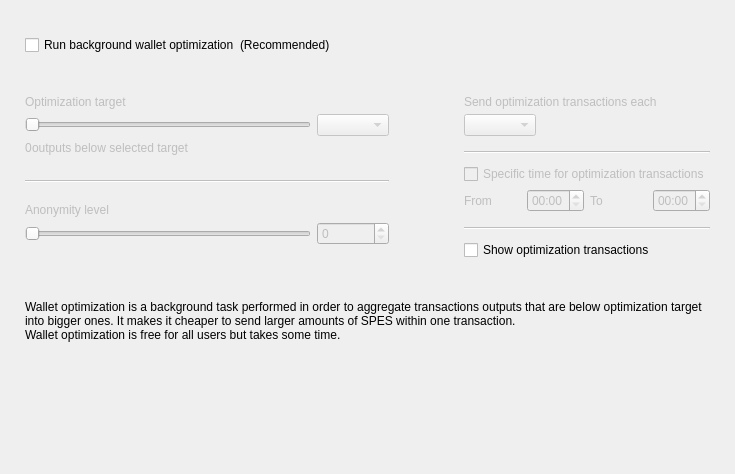
<?xml version="1.0" encoding="UTF-8"?>
<ui version="4.0">
 <class>OptimizationOptionsFrame</class>
 <widget class="QFrame" name="OptimizationOptionsFrame">
  <property name="geometry">
   <rect>
    <x>0</x>
    <y>0</y>
    <width>735</width>
    <height>474</height>
   </rect>
  </property>
  <property name="windowTitle">
   <string>Frame</string>
  </property>
  <property name="frameShape">
   <enum>QFrame::NoFrame</enum>
  </property>
  <property name="frameShadow">
   <enum>QFrame::Raised</enum>
  </property>
  <layout class="QVBoxLayout" name="verticalLayout">
   <property name="spacing">
    <number>0</number>
   </property>
   <property name="leftMargin">
    <number>25</number>
   </property>
   <property name="topMargin">
    <number>35</number>
   </property>
   <property name="rightMargin">
    <number>25</number>
   </property>
   <property name="bottomMargin">
    <number>0</number>
   </property>
   <item>
    <layout class="QHBoxLayout" name="horizontalLayout_2">
     <item>
      <widget class="QCheckBox" name="m_enableOptimizationCheck">
       <property name="text">
        <string>Run background wallet optimization</string>
       </property>
      </widget>
     </item>
     <item>
      <widget class="WalletGui::WalletNormalGrayTextLabel" name="label_8">
       <property name="text">
        <string>(Recommended)</string>
       </property>
      </widget>
     </item>
     <item>
      <spacer name="horizontalSpacer">
       <property name="orientation">
        <enum>Qt::Horizontal</enum>
       </property>
       <property name="sizeHint" stdset="0">
        <size>
         <width>40</width>
         <height>20</height>
        </size>
       </property>
      </spacer>
     </item>
    </layout>
   </item>
   <item>
    <spacer name="verticalSpacer_2">
     <property name="orientation">
      <enum>Qt::Vertical</enum>
     </property>
     <property name="sizeType">
      <enum>QSizePolicy::Fixed</enum>
     </property>
     <property name="sizeHint" stdset="0">
      <size>
       <width>20</width>
       <height>40</height>
      </size>
     </property>
    </spacer>
   </item>
   <item>
    <widget class="QWidget" name="m_optimizationOptionsWidget" native="true">
     <property name="enabled">
      <bool>true</bool>
     </property>
     <layout class="QHBoxLayout" name="horizontalLayout">
      <property name="spacing">
       <number>75</number>
      </property>
      <property name="leftMargin">
       <number>0</number>
      </property>
      <property name="topMargin">
       <number>0</number>
      </property>
      <property name="rightMargin">
       <number>0</number>
      </property>
      <property name="bottomMargin">
       <number>0</number>
      </property>
      <item alignment="Qt::AlignTop">
       <widget class="QWidget" name="widget1" native="true">
        <property name="enabled">
         <bool>false</bool>
        </property>
        <layout class="QGridLayout" name="gridLayout" columnstretch="50,0,0,0">
         <property name="leftMargin">
          <number>0</number>
         </property>
         <property name="topMargin">
          <number>0</number>
         </property>
         <property name="rightMargin">
          <number>0</number>
         </property>
         <property name="bottomMargin">
          <number>0</number>
         </property>
         <property name="verticalSpacing">
          <number>5</number>
         </property>
         <item row="0" column="0" colspan="4">
          <widget class="WalletGui::WalletNormalBlackTextLabel" name="label_5">
           <property name="text">
            <string>Optimization target</string>
           </property>
           <property name="indent">
            <number>0</number>
           </property>
          </widget>
         </item>
         <item row="4" column="0" colspan="4">
          <spacer name="verticalSpacer_3">
           <property name="orientation">
            <enum>Qt::Vertical</enum>
           </property>
           <property name="sizeType">
            <enum>QSizePolicy::Fixed</enum>
           </property>
           <property name="sizeHint" stdset="0">
            <size>
             <width>20</width>
             <height>20</height>
            </size>
           </property>
          </spacer>
         </item>
         <item row="1" column="0" colspan="3">
          <widget class="QSlider" name="m_thresholdSlider">
           <property name="maximum">
            <number>6</number>
           </property>
           <property name="pageStep">
            <number>1</number>
           </property>
           <property name="orientation">
            <enum>Qt::Horizontal</enum>
           </property>
          </widget>
         </item>
         <item row="1" column="3">
          <widget class="QComboBox" name="m_thresholdCombo"/>
         </item>
         <item row="5" column="0" colspan="4">
          <widget class="Line" name="line">
           <property name="orientation">
            <enum>Qt::Horizontal</enum>
           </property>
          </widget>
         </item>
         <item row="6" column="0" colspan="4">
          <spacer name="verticalSpacer_4">
           <property name="orientation">
            <enum>Qt::Vertical</enum>
           </property>
           <property name="sizeType">
            <enum>QSizePolicy::Fixed</enum>
           </property>
           <property name="sizeHint" stdset="0">
            <size>
             <width>20</width>
             <height>15</height>
            </size>
           </property>
          </spacer>
         </item>
         <item row="8" column="3">
          <widget class="QSpinBox" name="m_mixinSpin">
           <property name="buttonSymbols">
            <enum>QAbstractSpinBox::UpDownArrows</enum>
           </property>
          </widget>
         </item>
         <item row="7" column="0" colspan="4">
          <widget class="WalletGui::WalletNormalBlackTextLabel" name="label_7">
           <property name="text">
            <string>Anonymity level</string>
           </property>
           <property name="indent">
            <number>0</number>
           </property>
          </widget>
         </item>
         <item row="8" column="0" colspan="3">
          <widget class="QSlider" name="m_mixinSlider">
           <property name="pageStep">
            <number>1</number>
           </property>
           <property name="orientation">
            <enum>Qt::Horizontal</enum>
           </property>
          </widget>
         </item>
         <item row="2" column="0" colspan="4">
          <spacer name="verticalSpacer_12">
           <property name="orientation">
            <enum>Qt::Vertical</enum>
           </property>
           <property name="sizeType">
            <enum>QSizePolicy::Fixed</enum>
           </property>
           <property name="sizeHint" stdset="0">
            <size>
             <width>20</width>
             <height>0</height>
            </size>
           </property>
          </spacer>
         </item>
         <item row="3" column="0" colspan="4">
          <layout class="QHBoxLayout" name="horizontalLayout_3" stretch="0,1">
           <item>
            <widget class="QLabel" name="m_nonOptimizedOutputsLabel">
             <property name="text">
              <string>0</string>
             </property>
            </widget>
           </item>
           <item>
            <widget class="WalletGui::WalletNormalBlackTextLabel" name="m_nonOptimizedOutputsTextLabel">
             <property name="text">
              <string>outputs below selected target</string>
             </property>
            </widget>
           </item>
          </layout>
         </item>
        </layout>
       </widget>
      </item>
      <item>
       <layout class="QVBoxLayout" name="verticalLayout_3">
        <property name="spacing">
         <number>10</number>
        </property>
        <property name="rightMargin">
         <number>0</number>
        </property>
        <property name="bottomMargin">
         <number>0</number>
        </property>
        <item>
         <widget class="QWidget" name="widget2" native="true">
          <property name="enabled">
           <bool>false</bool>
          </property>
          <layout class="QGridLayout" name="gridLayout_2" columnstretch="0,0,0,0">
           <property name="leftMargin">
            <number>0</number>
           </property>
           <property name="topMargin">
            <number>0</number>
           </property>
           <property name="rightMargin">
            <number>0</number>
           </property>
           <property name="bottomMargin">
            <number>0</number>
           </property>
           <property name="verticalSpacing">
            <number>5</number>
           </property>
           <item row="2" column="0" colspan="2" alignment="Qt::AlignLeft">
            <widget class="QComboBox" name="m_periodCombo"/>
           </item>
           <item row="8" column="0">
            <widget class="WalletGui::WalletNormalBlackTextLabel" name="label_2">
             <property name="text">
              <string>From</string>
             </property>
            </widget>
           </item>
           <item row="8" column="1">
            <widget class="QTimeEdit" name="m_startTimeEdit">
             <property name="enabled">
              <bool>false</bool>
             </property>
             <property name="displayFormat">
              <string>HH:mm</string>
             </property>
            </widget>
           </item>
           <item row="8" column="2">
            <widget class="WalletGui::WalletNormalBlackTextLabel" name="label_3">
             <property name="text">
              <string>To</string>
             </property>
            </widget>
           </item>
           <item row="8" column="3">
            <widget class="QTimeEdit" name="m_stopTimeEdit">
             <property name="enabled">
              <bool>false</bool>
             </property>
             <property name="displayFormat">
              <string>HH:mm</string>
             </property>
            </widget>
           </item>
           <item row="6" column="0" colspan="4">
            <widget class="QCheckBox" name="m_optimizationTimeCheck">
             <property name="text">
              <string>Specific time for optimization transactions</string>
             </property>
            </widget>
           </item>
           <item row="4" column="0" colspan="4">
            <widget class="Line" name="line_2">
             <property name="orientation">
              <enum>Qt::Horizontal</enum>
             </property>
            </widget>
           </item>
           <item row="0" column="0" colspan="4">
            <widget class="WalletGui::WalletNormalBlackTextLabel" name="label_4">
             <property name="text">
              <string>Send optimization transactions each</string>
             </property>
             <property name="indent">
              <number>0</number>
             </property>
            </widget>
           </item>
           <item row="7" column="0" colspan="4">
            <spacer name="verticalSpacer_8">
             <property name="orientation">
              <enum>Qt::Vertical</enum>
             </property>
             <property name="sizeType">
              <enum>QSizePolicy::Fixed</enum>
             </property>
             <property name="sizeHint" stdset="0">
              <size>
               <width>20</width>
               <height>0</height>
              </size>
             </property>
            </spacer>
           </item>
           <item row="3" column="0" colspan="4">
            <spacer name="verticalSpacer_6">
             <property name="orientation">
              <enum>Qt::Vertical</enum>
             </property>
             <property name="sizeType">
              <enum>QSizePolicy::Fixed</enum>
             </property>
             <property name="sizeHint" stdset="0">
              <size>
               <width>20</width>
               <height>10</height>
              </size>
             </property>
            </spacer>
           </item>
           <item row="10" column="0" colspan="4">
            <widget class="Line" name="line_3">
             <property name="orientation">
              <enum>Qt::Horizontal</enum>
             </property>
            </widget>
           </item>
           <item row="1" column="0" colspan="4">
            <spacer name="verticalSpacer_5">
             <property name="orientation">
              <enum>Qt::Vertical</enum>
             </property>
             <property name="sizeType">
              <enum>QSizePolicy::Fixed</enum>
             </property>
             <property name="sizeHint" stdset="0">
              <size>
               <width>20</width>
               <height>0</height>
              </size>
             </property>
            </spacer>
           </item>
           <item row="5" column="0" colspan="4">
            <spacer name="verticalSpacer_7">
             <property name="orientation">
              <enum>Qt::Vertical</enum>
             </property>
             <property name="sizeType">
              <enum>QSizePolicy::Fixed</enum>
             </property>
             <property name="sizeHint" stdset="0">
              <size>
               <width>20</width>
               <height>5</height>
              </size>
             </property>
            </spacer>
           </item>
           <item row="9" column="0" colspan="4">
            <spacer name="verticalSpacer_10">
             <property name="orientation">
              <enum>Qt::Vertical</enum>
             </property>
             <property name="sizeType">
              <enum>QSizePolicy::Fixed</enum>
             </property>
             <property name="sizeHint" stdset="0">
              <size>
               <width>20</width>
               <height>10</height>
              </size>
             </property>
            </spacer>
           </item>
          </layout>
         </widget>
        </item>
        <item>
         <widget class="QCheckBox" name="m_showFusionTransactionsCheck">
          <property name="enabled">
           <bool>true</bool>
          </property>
          <property name="text">
           <string>Show optimization transactions</string>
          </property>
         </widget>
        </item>
       </layout>
      </item>
     </layout>
    </widget>
   </item>
   <item>
    <spacer name="verticalSpacer_11">
     <property name="orientation">
      <enum>Qt::Vertical</enum>
     </property>
     <property name="sizeType">
      <enum>QSizePolicy::Fixed</enum>
     </property>
     <property name="sizeHint" stdset="0">
      <size>
       <width>20</width>
       <height>40</height>
      </size>
     </property>
    </spacer>
   </item>
   <item>
    <widget class="WalletGui::WalletExtraNormalGrayTextLabel" name="m_helpLabel">
     <property name="text">
      <string>Wallet optimization is a background task performed in order to aggregate transactions outputs that are below optimization target into bigger ones. It makes it cheaper to send larger amounts of SPES within one transaction.
Wallet optimization is free for all users but takes some time.</string>
     </property>
     <property name="wordWrap">
      <bool>true</bool>
     </property>
    </widget>
   </item>
   <item>
    <spacer name="verticalSpacer">
     <property name="orientation">
      <enum>Qt::Vertical</enum>
     </property>
     <property name="sizeHint" stdset="0">
      <size>
       <width>20</width>
       <height>40</height>
      </size>
     </property>
    </spacer>
   </item>
  </layout>
 </widget>
 <customwidgets>
  <customwidget>
   <class>WalletGui::WalletNormalGrayTextLabel</class>
   <extends>QLabel</extends>
   <header>Gui/Common/WalletTextLabel.h</header>
  </customwidget>
  <customwidget>
   <class>WalletGui::WalletNormalBlackTextLabel</class>
   <extends>QLabel</extends>
   <header>Gui/Common/WalletTextLabel.h</header>
  </customwidget>
  <customwidget>
   <class>WalletGui::WalletExtraNormalGrayTextLabel</class>
   <extends>QLabel</extends>
   <header>Gui/Common/WalletTextLabel.h</header>
  </customwidget>
 </customwidgets>
 <resources/>
 <connections>
  <connection>
   <sender>m_enableOptimizationCheck</sender>
   <signal>toggled(bool)</signal>
   <receiver>widget1</receiver>
   <slot>setEnabled(bool)</slot>
   <hints>
    <hint type="sourcelabel">
     <x>147</x>
     <y>47</y>
    </hint>
    <hint type="destinationlabel">
     <x>176</x>
     <y>204</y>
    </hint>
   </hints>
  </connection>
  <connection>
   <sender>m_thresholdSlider</sender>
   <signal>valueChanged(int)</signal>
   <receiver>OptimizationOptionsFrame</receiver>
   <slot>thresholdChanged(int)</slot>
   <hints>
    <hint type="sourcelabel">
     <x>116</x>
     <y>139</y>
    </hint>
    <hint type="destinationlabel">
     <x>355</x>
     <y>194</y>
    </hint>
   </hints>
  </connection>
  <connection>
   <sender>m_mixinSlider</sender>
   <signal>valueChanged(int)</signal>
   <receiver>OptimizationOptionsFrame</receiver>
   <slot>mixinChanged(int)</slot>
   <hints>
    <hint type="sourcelabel">
     <x>116</x>
     <y>240</y>
    </hint>
    <hint type="destinationlabel">
     <x>367</x>
     <y>236</y>
    </hint>
   </hints>
  </connection>
  <connection>
   <sender>m_optimizationTimeCheck</sender>
   <signal>toggled(bool)</signal>
   <receiver>m_startTimeEdit</receiver>
   <slot>setEnabled(bool)</slot>
   <hints>
    <hint type="sourcelabel">
     <x>543</x>
     <y>179</y>
    </hint>
    <hint type="destinationlabel">
     <x>501</x>
     <y>207</y>
    </hint>
   </hints>
  </connection>
  <connection>
   <sender>m_optimizationTimeCheck</sender>
   <signal>toggled(bool)</signal>
   <receiver>m_stopTimeEdit</receiver>
   <slot>setEnabled(bool)</slot>
   <hints>
    <hint type="sourcelabel">
     <x>543</x>
     <y>179</y>
    </hint>
    <hint type="destinationlabel">
     <x>643</x>
     <y>207</y>
    </hint>
   </hints>
  </connection>
  <connection>
   <sender>m_mixinSpin</sender>
   <signal>valueChanged(int)</signal>
   <receiver>OptimizationOptionsFrame</receiver>
   <slot>mixinChanged(int)</slot>
   <hints>
    <hint type="sourcelabel">
     <x>273</x>
     <y>271</y>
    </hint>
    <hint type="destinationlabel">
     <x>367</x>
     <y>236</y>
    </hint>
   </hints>
  </connection>
  <connection>
   <sender>m_thresholdCombo</sender>
   <signal>currentIndexChanged(int)</signal>
   <receiver>OptimizationOptionsFrame</receiver>
   <slot>thresholdChanged(int)</slot>
   <hints>
    <hint type="sourcelabel">
     <x>270</x>
     <y>139</y>
    </hint>
    <hint type="destinationlabel">
     <x>367</x>
     <y>236</y>
    </hint>
   </hints>
  </connection>
  <connection>
   <sender>m_enableOptimizationCheck</sender>
   <signal>toggled(bool)</signal>
   <receiver>widget2</receiver>
   <slot>setEnabled(bool)</slot>
   <hints>
    <hint type="sourcelabel">
     <x>158</x>
     <y>48</y>
    </hint>
    <hint type="destinationlabel">
     <x>556</x>
     <y>197</y>
    </hint>
   </hints>
  </connection>
 </connections>
 <slots>
  <slot>thresholdChanged(int)</slot>
  <slot>mixinChanged(int)</slot>
 </slots>
</ui>
